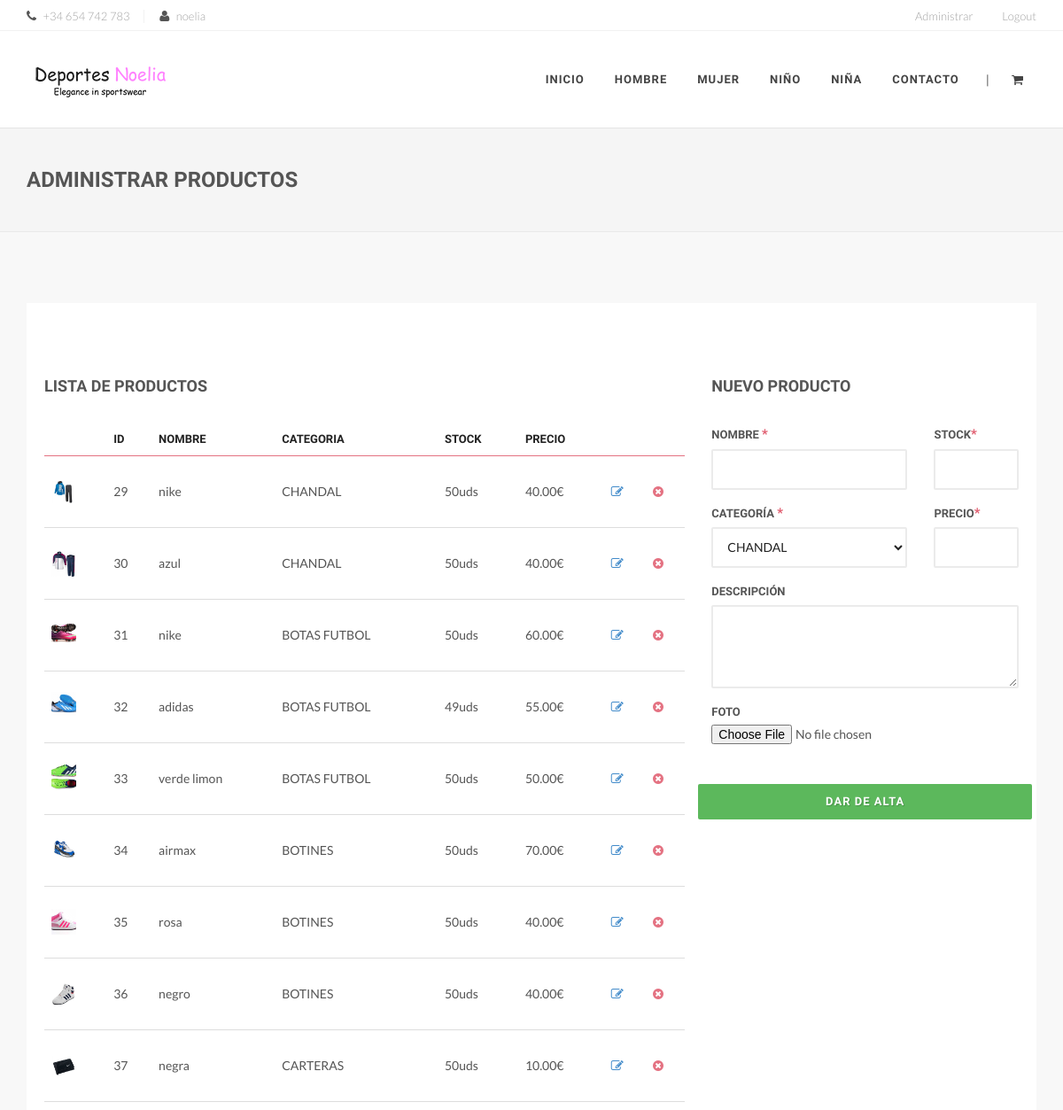
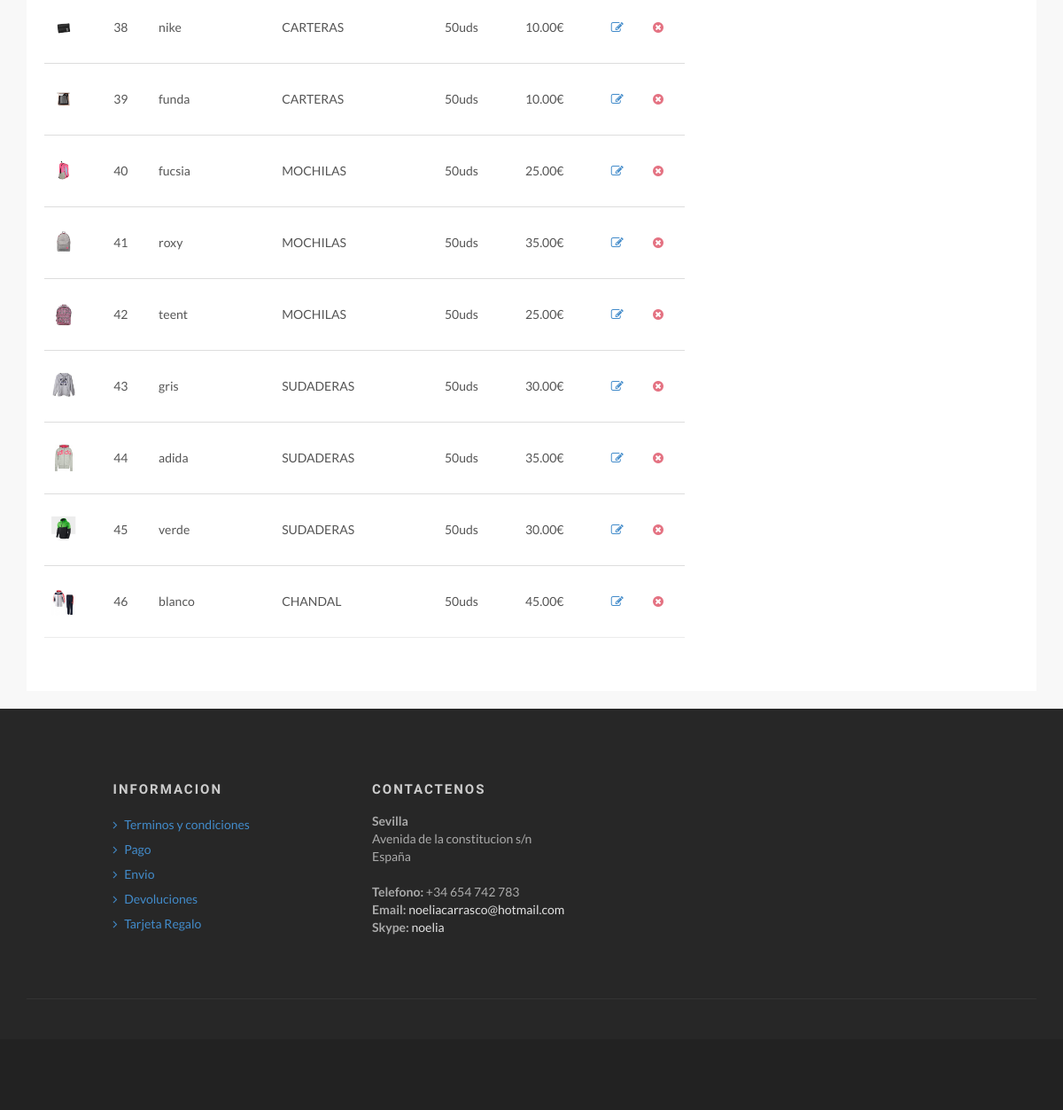
The app's page /administrarProductos.php (signed in) with its own data (2 pictures, top to bottom).
### tables this page shows
CREATE TABLE `productos` (
  `IDPRODUCTO` int(11) NOT NULL,
  `NOMBRE` varchar(25) NOT NULL,
  `PRECIO` decimal(6,2) NOT NULL,
  `STOCK` int(11) NOT NULL,
  `FOTO` varchar(25) NOT NULL,
  `IDCATEGORIA` int(11) DEFAULT NULL,
  `DESCRIPCION` varchar(25) NOT NULL
);

CREATE TABLE `categorias` (
  `IDCATEGORIA` int(11) NOT NULL,
  `NOMBRE` varchar(25) NOT NULL
);

### administrarProductos.php (the view, shortened to what this page needs)
<?PHP
include_once("./db_configuration.php");
	$mysqli = new mysqli($db_host, $db_user, $db_password, "deportes");
	$consulta = "SELECT productos.*, categorias.NOMBRE AS CATEGORIA FROM productos, categorias WHERE productos.IDCATEGORIA = categorias.IDCATEGORIA ORDER BY IDPRODUCTO";
	$productos_lista = [];
	if ($resultado = $mysqli->query($consulta)) {
		if($resultado->num_rows > 0){
			while ( $fila = $resultado->fetch_assoc() ) {
				array_push($productos_lista, $fila);
			}
		}
	}
	$consulta = "SELECT * FROM categorias ORDER BY IDCATEGORIA";
	$categorias = [];
	if ($resultado = $mysqli->query($consulta)) {
		if($resultado->num_rows > 0){
			while ( $fila = $resultado->fetch_assoc() ) {
				array_push($categorias, $fila);
			}
		}
	}
?>
<!DOCTYPE html>
<html>
<head>
    <link rel="stylesheet" href="assets/css/bootstrap.css" type="text/css" />
    <link rel="stylesheet" href="assets/css/font-awesome.min.css" type="text/css" />
    <link rel="stylesheet" href="assets/css/animate.css" type="text/css" />
    <link rel="stylesheet" href="assets/js/vendor/flexslider/flexslider.css" type="text/css" />
    <link rel="stylesheet" href="assets/js/vendor/magnific/magnific-popup.css" type="text/css" />
    <link rel="stylesheet" href="assets/js/vendor/owl/assets/owl.carousel.css" type="text/css" />
    <link rel="stylesheet" href="assets/js/vendor/bootstrap-select/css/bootstrap-select.min.css" type="text/css" />
    <link rel="stylesheet" href="assets/js/vendor/range-slider/css/styles.css" type="text/css" />
    <link rel="stylesheet" href="assets/js/vendor/touchspin/jquery.bootstrap-touchspin.css" type="text/css" />
    <link rel="stylesheet" href="assets/js/vendor/starrr/starrr.css" type="text/css" />
    <link rel="stylesheet" type="text/css" href="assets/js/vendor/rs-plugin/css/settings.css" media="screen" />
    <link rel="stylesheet" href="assets/js/vendor/animsition/css/animsition.min.css">
    <link rel="stylesheet" href="assets/css/style.css" type="text/css" />
</head>
<body>
    <div id="wrapper" class="clearfix animsition">
       <nav id="add-navbar">
            <div class="container clearfix">
                <ul class="pull-right">
					<li><a href="#">Administrar</a>
					</li>
                    <?PHP
						if(!isset($_SESSION['IDUSUARIO'])){
					?>
                    <li><a href="login.php">Login</a></li>
					<?PHP
						}else{
					?>
                    <li><a href="disconnect.php">Logout</a></li>
					<?PHP
						}
					?>
                </ul>
                <ul class="divided">
                    <li><i class="fa fa-phone mr-5"></i> <span>+34 654 742 783</span></li>                    <li><i class="fa fa-user mr-5"></i> <span><?= $_SESSION['IDUSUARIO'] ?></span></li>
                </ul>
            </div>
        </nav>
        <header id="header" class="dark">
            <div id="header-wrap">
                <div class="container clearfix">
                    <div id="branding">
                        <a href="index.php" class="brand-normal"><img src="assets/images/logo-dark.png" alt="Minovate"></a>
                    </div>
					<nav id="main-navbar">
                       <ul>
                            <li><a href="index.php">Inicio</a></li>
                            <li><a href="#">Hombre</a>
                            </li>
                            <li><a href="#">Mujer</a>
                            </li>
                            <li><a href="#">Niño</a>
                            </li>
                            <li><a href="#">Niña</a>
                            </li>
                            <li><a href="contact.php">Contacto</a>
                            </li>
                        </ul>
                       <div id="shopping-cart">
                            <a href="#" id="shopping-cart-trigger"><i class="fa fa-shopping-cart"></i></a>
                        </div>
                        <div id="search-toggle"> <span class="divider">|</span></div>
                    </nav>
                </div>
            </div>
        </header>
         <section id="breadcrumbs" class="breadcrumbs">
            <div class="container clearfix">
                <h1>Administrar productos</h1>
        </section>
        <section id="content">
            <div class="content-wrap">
                <div class="container clearfix">
                    <div class="row">
                        <div class="col-md-12">
                            <div class="checkout">
                                <div class="row">
                                    <div class="col-md-8">
                                        <h4 class="mt-40">LISTA DE PRODUCTOS</h4>
										<div class="table-responsive">
											<table class="table myTable">
												<thead>
													<tr>
														<th></th>
														<th>ID</th>
														<th>NOMBRE</th>
														<th>CATEGORIA</th>
														<th>STOCK</th>
														<th>PRECIO</th>
														<th></th>
														<th></th>
													</tr>
												</thead>
												<tbody>
												<?PHP
													foreach($productos_lista as $producto_lista){
												?>
													<tr>
														<td>
															<img height="50px" src="./imagenes/<?=$producto_lista['FOTO']?>" alt="<?=$producto_lista['NOMBRE']?>">
														</td>
														<td class="product">
															<?=$producto_lista['IDPRODUCTO']?>
														</td>
														<td class="product">
															<?=$producto_lista['NOMBRE']?>
														</td>
														<td class="product">
															<?=$producto_lista['CATEGORIA']?>
														</td>
														<td class="product">
															<?=$producto_lista['STOCK']?>uds
														</td>
														<td class="product">
															<?=$producto_lista['PRECIO']?>€
														</td>
														<td><a href="modificarProducto.php?i=<?=$producto_lista['IDPRODUCTO']?>"><i class="fa fa-edit text-primary"></i></a></td>
														<td><a href="borrarProducto.php?i=<?=$producto_lista['IDPRODUCTO']?>"><i class="fa fa-times-circle"></i></a></td>
													</tr>
												<?PHP
													}
												?>
												</tbody>
											</table>
										</div>
                                    </div>
                                    <div class="col-md-4">
                                        <h4 class="mt-40">NUEVO PRODUCTO</h4>
                                        <form action="altaProducto.php" method="post" enctype="multipart/form-data">
                                            <div class="row">
                                                <div class="form-group col-sm-8">
                                                    <label for="nombre">Nombre <span class="text-lightred" style="font-size: 15px">*</span></label>
                                                    <input name="nombre" type="text" class="form-control myInput" id="nombre" required>
                                                </div>
                                                <div class="form-group col-sm-4">
                                                    <label for="stock">Stock<span class="text-lightred" style="font-size: 15px">*</span></label>
                                                    <input name="stock" type="number" class="form-control myInput" id="stock" required>
                                                </div>
                                            </div>
                                            <div class="row">
                                                <div class="form-group col-sm-8">
                                                    <label for="categoria">Categoría <span class="text-lightred" style="font-size: 15px">*</span></label>
													<select name="categoria" class="form-control myInput" id="categoria">
													<?PHP
														foreach($categorias as $categoria){
															if($categoria['IDCATEGORIA'] != $producto_elegido['IDCATEGORIA']){
													?>
														<option value="<?=$categoria['IDCATEGORIA']?>"><?=$categoria['NOMBRE']?></option>
													<?PHP
															}else{
													?>
														<option value="<?=$categoria['IDCATEGORIA']?>" selected><?=$categoria['NOMBRE']?></option>
													<?PHP
															}
														}
													?>
													</select>
                                                </div>
                                                <div class="form-group col-sm-4">
                                                    <label for="precio">Precio<span class="text-lightred" style="font-size: 15px">*</span></label>
                                                    <input name="precio" type="number" class="form-control myInput" id="precio" required>
                                                </div>
                                            </div>
                                            <div class="row">
                                                <div class="form-group col-sm-12">
                                                    <label for="descripcion">Descripción</label>
                                                    <textarea name="descripcion" type="text" class="form-control myInput" id="descripcion" cols="10" rows="3"></textarea>
                                                </div>
                                            </div>
                                            <div class="row">
                                                <div class="form-group col-sm-12">
                                                    <label for="fileToUpload">Foto</label>
                                                    <input type="file" name="fileToUpload" class="myInput" id="fileToUpload">
                                                </div>
                                            </div>
											<div class="row">
												<button type="submit" class="myBtn myBtn-success myBtn-rounded" style="width:100%;margin-top:30px;">Dar de alta</button>
											</div>
                                        </form>
                                    </div>
                                </div>
                            </div>
                        </div>
                    </div>
                </div>
        <footer id="footer">
            <div class="footer-main">
                <div class="container">
                    <div class="row">
                        <div class="col-md-3 col-md-offset-1">
                            <div class="widget widget-menu mb-0">
                                <h4><strong>Informacion</strong></h4>
                                <ul class="list-unstyled">
                                    <li><a href="#"><i class="fa fa-angle-right"></i> Terminos y condiciones</a></li>
                                    <li><a href="#"><i class="fa fa-angle-right"></i> Pago</a></li>
                                    <li><a href="#"><i class="fa fa-angle-right"></i> Envio</a></li>
                                    <li><a href="#"><i class="fa fa-angle-right"></i> Devoluciones</a></li>
                                    <li><a href="#"><i class="fa fa-angle-right"></i> Tarjeta Regalo</a></li>
                                </ul>
                            </div>
                        </div>
                        <div class="col-md-4">
                            <div class="widget widget-contact mt-20-md">
                                <h4><strong>Contactenos</strong> </h4>
                                <address>
                                    <strong>Sevilla</strong><br>
                                    Avenida de la constitucion s/n<br>
                                    España<br/><br/>
                                    <strong>Telefono:</strong> +34 654 742 783<br>
                                    <strong>Email:</strong> <a href="noeliacarrasco@hotmail.com">noeliacarrasco@hotmail.com</a><br>
                                    <strong>Skype:</strong> <a href="#">noelia</a>
                                </address>
                            </div>
                        </div>
                    </div>
                    <div class="line"></div>
                </div>
            </div>
            <div class="footer-bottom">
            </div>
        </footer>
    </div>
</body>
</html>

### records on screen
productos: FOTO (picture), IDPRODUCTO "29", NOMBRE "nike", IDCATEGORIA.NOMBRE "CHANDAL", STOCK "50", PRECIO "40.00"
productos: FOTO (picture), IDPRODUCTO "30", NOMBRE "azul", IDCATEGORIA.NOMBRE "CHANDAL", STOCK "50", PRECIO "40.00"
productos: FOTO (picture), IDPRODUCTO "31", NOMBRE "nike", IDCATEGORIA.NOMBRE "BOTAS FUTBOL", STOCK "50", PRECIO "60.00"
productos: FOTO (picture), IDPRODUCTO "32", NOMBRE "adidas", IDCATEGORIA.NOMBRE "BOTAS FUTBOL", STOCK "49", PRECIO "55.00"
productos: FOTO (picture), IDPRODUCTO "33", NOMBRE "verde limon", IDCATEGORIA.NOMBRE "BOTAS FUTBOL", STOCK "50", PRECIO "50.00"
productos: FOTO (picture), IDPRODUCTO "34", NOMBRE "airmax", IDCATEGORIA.NOMBRE "BOTINES", STOCK "50", PRECIO "70.00"
productos: FOTO (picture), IDPRODUCTO "35", NOMBRE "rosa", IDCATEGORIA.NOMBRE "BOTINES", STOCK "50", PRECIO "40.00"
productos: FOTO (picture), IDPRODUCTO "36", NOMBRE "negro", IDCATEGORIA.NOMBRE "BOTINES", STOCK "50", PRECIO "40.00"
productos: FOTO (picture), IDPRODUCTO "37", NOMBRE "negra", IDCATEGORIA.NOMBRE "CARTERAS", STOCK "50", PRECIO "10.00"
productos: FOTO (picture), IDPRODUCTO "38", NOMBRE "nike", IDCATEGORIA.NOMBRE "CARTERAS", STOCK "50", PRECIO "10.00"
productos: FOTO (picture), IDPRODUCTO "39", NOMBRE "funda", IDCATEGORIA.NOMBRE "CARTERAS", STOCK "50", PRECIO "10.00"
productos: FOTO (picture), IDPRODUCTO "40", NOMBRE "fucsia", IDCATEGORIA.NOMBRE "MOCHILAS", STOCK "50", PRECIO "25.00"
productos: FOTO (picture), IDPRODUCTO "41", NOMBRE "roxy", IDCATEGORIA.NOMBRE "MOCHILAS", STOCK "50", PRECIO "35.00"
productos: FOTO (picture), IDPRODUCTO "42", NOMBRE "teent", IDCATEGORIA.NOMBRE "MOCHILAS", STOCK "50", PRECIO "25.00"
productos: FOTO (picture), IDPRODUCTO "43", NOMBRE "gris", IDCATEGORIA.NOMBRE "SUDADERAS", STOCK "50", PRECIO "30.00"
productos: FOTO (picture), IDPRODUCTO "44", NOMBRE "adida", IDCATEGORIA.NOMBRE "SUDADERAS", STOCK "50", PRECIO "35.00"
productos: FOTO (picture), IDPRODUCTO "45", NOMBRE "verde", IDCATEGORIA.NOMBRE "SUDADERAS", STOCK "50", PRECIO "30.00"
productos: FOTO (picture), IDPRODUCTO "46", NOMBRE "blanco", IDCATEGORIA.NOMBRE "CHANDAL", STOCK "50", PRECIO "45.00"

### other values on screen
$_SESSION['IDUSUARIO'] "noelia"
form field categoria "CHANDAL"
